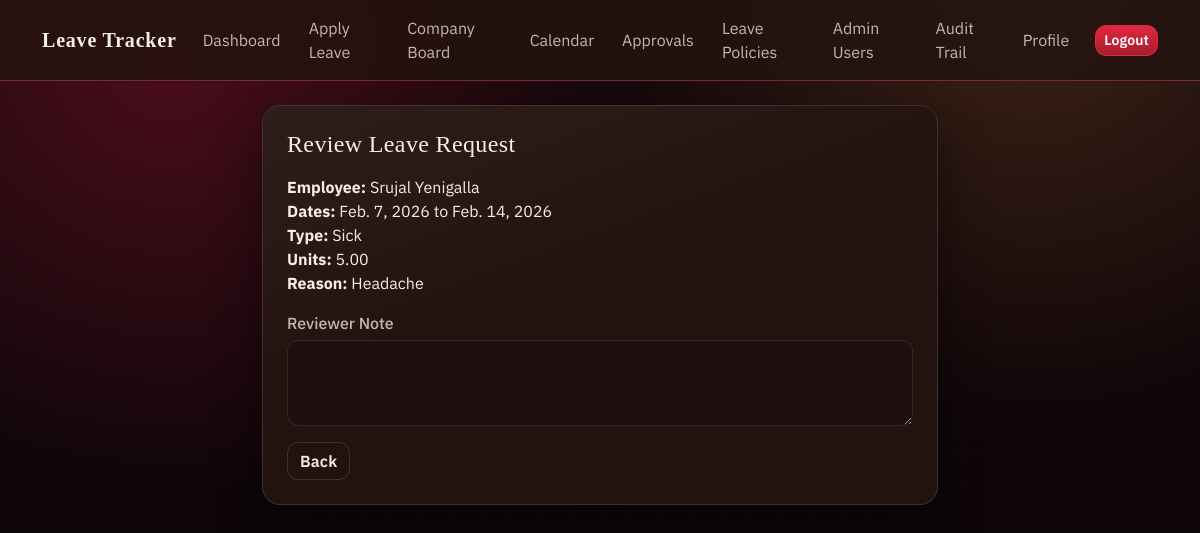
The app's page /leave/approvals/1/ (signed in) with its own data.
### leaves/models.py (models this page shows, shortened)
class LeaveRequest(models.Model):
    class Portion(models.TextChoices):
        FULL = "FULL", "Full day"
        HALF = "HALF", "Half day"
        QUARTER = "QUARTER", "Quarter day"
    class Status(models.TextChoices):
        PENDING = "PENDING", "Pending"
        APPROVED = "APPROVED", "Approved"
        REJECTED = "REJECTED", "Rejected"
        CANCELLED = "CANCELLED", "Cancelled"
    organization = models.ForeignKey(
        "organization.Company",
        on_delete=models.CASCADE,
        null=True,
        blank=True,
        related_name="leave_requests",
    )
    employee = models.ForeignKey(settings.AUTH_USER_MODEL, on_delete=models.CASCADE, related_name="leave_requests")
    leave_type = models.ForeignKey(LeaveType, on_delete=models.PROTECT, related_name="requests")
    leave_label = models.CharField(max_length=120, blank=True, default="")
    reason_preset = models.ForeignKey(LeaveReasonPreset, null=True, blank=True, on_delete=models.SET_NULL)
    reason_text = models.TextField(blank=True, default="")
    start_date = models.DateField()
    end_date = models.DateField()
    portion = models.CharField(max_length=12, choices=Portion.choices, default=Portion.FULL)
    requested_units = models.DecimalField(max_digits=6, decimal_places=2, default=Decimal("0.00"))
    status = models.CharField(max_length=12, choices=Status.choices, default=Status.PENDING)
    approver = models.ForeignKey(
        settings.AUTH_USER_MODEL,
        null=True,
        blank=True,
        on_delete=models.SET_NULL,
        related_name="reviewed_leave_requests",
    )
    manager_note = models.TextField(blank=True, default="")
    created_at = models.DateTimeField(auto_now_add=True)
    updated_at = models.DateTimeField(auto_now=True)
    approved_at = models.DateTimeField(null=True, blank=True)
    rejected_at = models.DateTimeField(null=True, blank=True)
    cancelled_at = models.DateTimeField(null=True, blank=True)
    is_deleted = models.BooleanField(default=False)
    class Meta:
        ordering = ["-created_at"]
        indexes = [
            models.Index(fields=["organization", "-created_at"]),
            models.Index(fields=["organization", "status"]),
            models.Index(fields=["employee", "-created_at"]),
            models.Index(fields=["start_date", "end_date"]),
            models.Index(fields=["status"]),
        ]
    @property
    def display_reason(self) -> str:
        return self.reason_text or (self.reason_preset.label if self.reason_preset_id else "")

class LeaveType(models.Model):
    organization = models.ForeignKey(
        "organization.Company",
        on_delete=models.CASCADE,
        null=True,
        blank=True,
        related_name="leave_types",
    )
    name = models.CharField(max_length=80)
    max_days = models.PositiveIntegerField(default=0)
    is_paid = models.BooleanField(default=True)
    active = models.BooleanField(default=True)
    created_at = models.DateTimeField(auto_now_add=True)
    class Meta:
        ordering = ["name"]
        unique_together = [("organization", "name")]
        indexes = [
            models.Index(fields=["organization", "active"]),
        ]

### users/models.py (models this page shows, shortened)
class User(AbstractUser):
    class Role(models.TextChoices):
        EMPLOYEE = "EMPLOYEE", "Employee"
        MANAGER = "MANAGER", "Manager"
        HR = "HR", "HR"
    class PortalAccess(models.TextChoices):
        MAIN = "MAIN", "Main Leave Tracker"
        ORGANIZATION = "ORGANIZATION", "Organization Server"
        BOTH = "BOTH", "Both Trackers"
    role = models.CharField(max_length=16, choices=Role.choices, default=Role.EMPLOYEE)
    organization = models.ForeignKey(
        "organization.Company",
        on_delete=models.PROTECT,
        null=True,
        blank=True,
        related_name="users",
    )
    manager = models.ForeignKey(
        "self",
        on_delete=models.SET_NULL,
        null=True,
        blank=True,
        related_name="team_members",
        limit_choices_to={"role": Role.MANAGER},
    )
    created_by = models.ForeignKey(
        "self",
        on_delete=models.SET_NULL,
        null=True,
        blank=True,
        related_name="created_users",
        help_text="User who created this account.",
    )
    created_in_organization = models.ForeignKey(
        "organization.Company",
        on_delete=models.SET_NULL,
        null=True,
        blank=True,
        related_name="org_server_created_users",
        help_text="Organization context used when this user was created.",
    )
    portal_access = models.CharField(
        max_length=16,
        choices=PortalAccess.choices,
        default=PortalAccess.BOTH,
        help_text="Controls whether user can login to Main tracker, Organization server, or both.",
    )

### leaves/views.py (the view, shortened to what this page needs)
# urls.py: path("approvals/<int:pk>/", views.review_leave, name="review_leave"),
@admin_or_hr_required
def review_leave(request, pk: int):
    company = _current_company(request)
    leave_request = get_object_or_404(LeaveRequest, pk=pk, organization=company, is_deleted=False)
    return render(request, "leaves/review_leave.html", {"leave_request": leave_request})

### leaves/views.py (called while the page is built, shortened)
def _current_company(request):
    company = resolve_company(request.user)
    if company:
        return company

### organization/services.py (called while the page is built, shortened)
def resolve_company(user, company_id: int | None = None) -> Company | None:
    if getattr(user, "organization_id", None):
        company = Company.objects.filter(id=user.organization_id, active=True).first()
        if company:
            return company
    employee = EmployeeRecord.objects.filter(user=user).select_related("company").first()
    if employee:
        return employee.company
    return Company.objects.filter(active=True).order_by("id").first()

### portal/context_processors.py (called while the page is built)
def portal_globals(request):
    return {
        "APP_NAME": "Leave Tracker",
    }

### users/permissions.py (called while the page is built)
def _admin_account(user):
    if not getattr(user, "is_authenticated", False):
        return None
    try:
        return user.admin_account
    except AdminAccount.DoesNotExist:
        return None

def is_admin(user, company_id: int | None = None) -> bool:
    admin_account = _admin_account(user)
    if not admin_account:
        return False
    if admin_account.level == AdminAccount.Level.PLATFORM:
        return True
    if admin_account.level == AdminAccount.Level.ORGANIZATION:
        if company_id is None:
            return True
        return admin_account.organization_id == company_id
    return False

def is_admin_or_hr(user) -> bool:
    return bool(
        getattr(user, "is_authenticated", False)
        and (is_admin(user) or getattr(user, "role", "") == User.Role.HR)
    )

### templates/leaves/review_leave.html (shortened to what this page needs)
{% extends "base.html" %}
{% block content %}
<div class="row justify-content-center">
  <div class="col-lg-7">
    <section class="samurai-card p-4">
      <h1 class="h4 mb-3">Review Leave Request</h1>
      <div class="mb-3">
        <div><b>Employee:</b> {{ leave_request.employee.get_full_name|default:leave_request.employee.username }}</div>
        <div><b>Dates:</b> {{ leave_request.start_date }} to {{ leave_request.end_date }}</div>
        <div><b>Type:</b> {{ leave_request.leave_type.name }}</div>
        <div><b>Units:</b> {{ leave_request.requested_units }}</div>
        <div><b>Reason:</b> {{ leave_request.display_reason|default:"-" }}</div>
      </div>
      <form method="post">
        <div class="mb-3">
          <label class="form-label">Reviewer Note</label>
          <textarea class="form-control" name="manager_note" rows="3">{{ leave_request.manager_note }}</textarea>
        </div>
        <div class="d-flex gap-2">
          <a class="btn btn-outline-light" href="{% url 'leaves:approval_queue' %}">Back</a>
        </div>
      </form>
    </section>
  </div>
</div>
{% endblock %}

### static/css/app.css (style rules this page uses)
:root { --background: 8 42% 6%; --foreground: 34 46% 93%; --muted-foreground: 30 20% 72%; --card: 8 36% 10%; --card-foreground: 34 46% 93%; --border: 8 18% 22%; --input: 8 20% 18%; --ring: 353 76% 52%; --primary: 353 76% 52%; --primary-foreground: 0 0% 100%; --secondary: 33 76% 54%; --secondary-foreground: 12 80% 8%; --destructive: 0 78% 52%; --destructive-foreground: 0 0% 100%; --success: 142 60% 36%; --warning: 42 94% 54%; --radius: 14px; --radius-sm: 10px; --radius-lg: 18px; --shadow-lg: 0 24px 48px rgba(0, 0, 0, 0.45); }
*, *::before, *::after { box-sizing: border-box; }
body { margin: 0; min-height: 100vh; color: hsl(var(--foreground)); font-family: "IBM Plex Sans", sans-serif; background: radial-gradient(circle at 14% 8%, rgba(226, 29, 72, 0.25), transparent 34%), radial-gradient(circle at 86% 0%, rgba(229, 152, 61, 0.18), transparent 32%), linear-gradient(180deg, #17080d 0%, #0e0608 65%, #090507 100%); }
.card, .samurai-card { border: 1px solid hsl(var(--border)); border-radius: var(--radius-lg); color: hsl(var(--card-foreground)); background: linear-gradient(160deg, rgba(255, 255, 255, 0.05), transparent 45%), hsl(var(--card)); box-shadow: var(--shadow-lg); }
h1, h2, h3, h4 { margin-top: 0; color: hsl(var(--foreground)); font-family: "Noto Serif JP", serif; letter-spacing: 0.015em; }
a { color: color-mix(in srgb, hsl(var(--secondary)) 84%, white 16%); text-decoration: none; }
.btn { border-radius: calc(var(--radius) - 3px); border-width: 1px; font-weight: 600; letter-spacing: 0.01em; transition: all 160ms ease; }
.btn-outline-light { border-color: hsl(var(--border)); color: hsl(var(--foreground)); background: transparent; }
.form-label { margin-bottom: 0.35rem; color: hsl(var(--muted-foreground)); font-weight: 500; }
.form-control, .form-select { border-radius: calc(var(--radius) - 3px); border: 1px solid hsl(var(--input)); color: hsl(var(--foreground)); background: color-mix(in srgb, hsl(var(--card)) 86%, black 14%); }
.form-control::placeholder { color: color-mix(in srgb, hsl(var(--muted-foreground)) 74%, transparent); }

### records on screen
LeaveRequest: employee.get_full_name "Srujal Yenigalla", start_date "Feb. 7, 2026", end_date "Feb. 14, 2026", leave_type.name "Sick", requested_units "5.00", display_reason "Headache"

### other values on screen
{{ APP_NAME }} "Leave Tracker"
